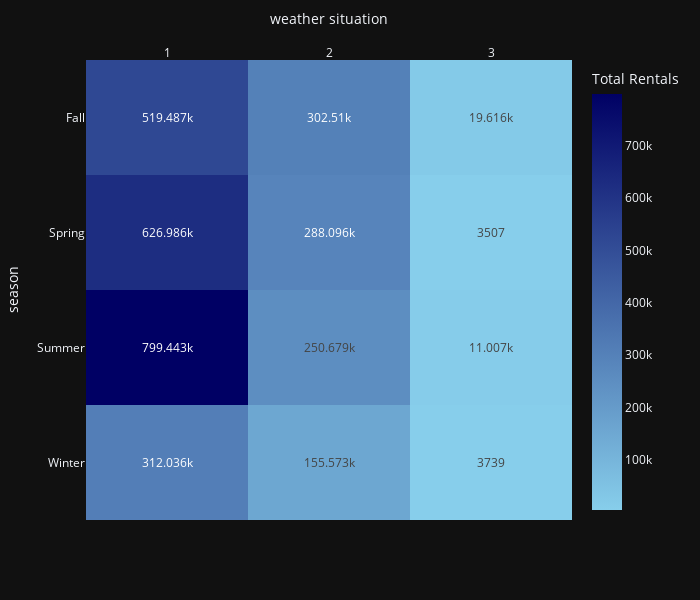

Notebook code for this chart:
### Code cell
season_weather_rentals = data.pivot_table(
        values=total,
        index=season,
        columns=weather_situation,
        aggfunc='sum'
    )

color_scale_rentals_season_weather = ['skyblue', '#000064']

fig = px.imshow(
    season_weather_rentals,
    text_auto=True,
    color_continuous_scale=color_scale_rentals_season_weather,
    height=600,
    width=700,
)
fig.update_xaxes(side="top")

fig.update_xaxes(
    tickmode='array',
    tickvals=season_weather_rentals.columns,
    ticktext=season_weather_rentals.columns
)

fig.update_layout(
    coloraxis_colorbar=dict(title="Total Rentals")
)

print("Non-winter months and good weather situation have the highest rentals")
fig.show()

### Figure 1 — Plotly figure (JSON) as saved in the notebook; plotly's stock layout.template omitted (floating-point values rounded to 4 significant figures)
{"data": [{"coloraxis": "coloraxis", "hovertemplate": "weather situation: %{x}<br>season: %{y}<br>color: %{z}<extra></extra>", "name": "0", "texttemplate": "%{z}", "type": "heatmap", "x": [1, 2, 3], "xaxis": "x", "y": ["Fall", "Spring", "Summer", "Winter"], "yaxis": "y", "z": [[519487, 302510, 19616], [626986, 288096, 3507], [799443, 250679, 11007], [312036, 155573, 3739]]}], "layout": {"coloraxis": {"colorbar": {"title": {"text": "Total Rentals"}}, "colorscale": [[0, "skyblue"], [1, "#000064"]]}, "height": 600, "margin": {"t": 60}, "width": 700, "xaxis": {"anchor": "y", "constrain": "domain", "domain": [0, 1], "scaleanchor": "y", "side": "top", "tickmode": "array", "ticktext": [1, 2, 3], "tickvals": [1, 2, 3], "title": {"text": "weather situation"}}, "yaxis": {"anchor": "x", "autorange": "reversed", "constrain": "domain", "domain": [0, 1], "title": {"text": "season"}}}}
